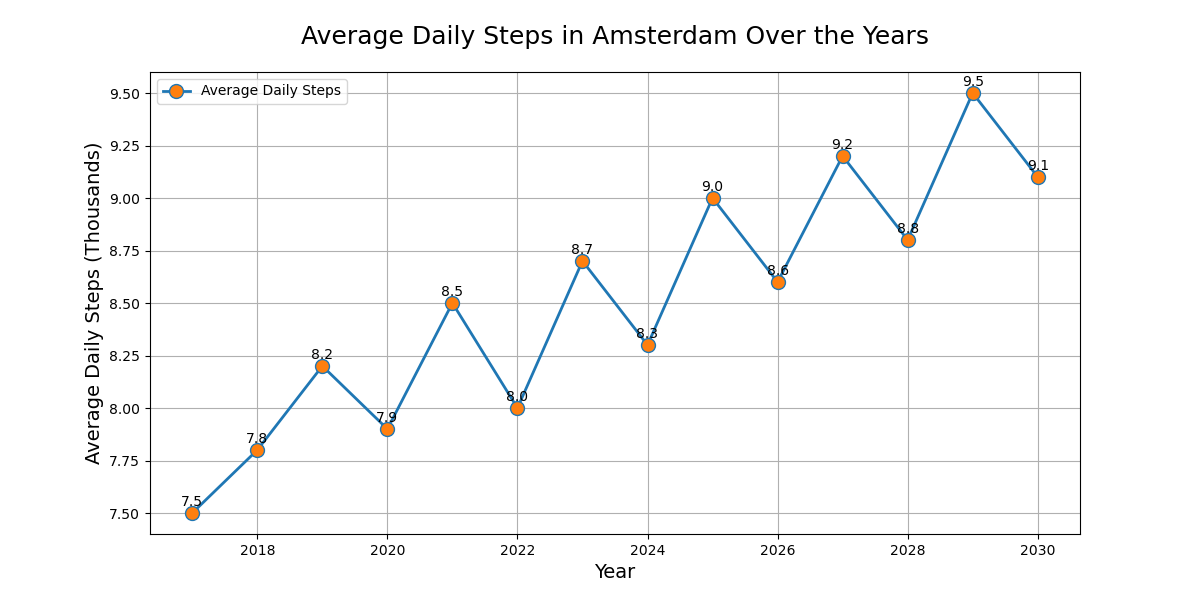

This figure's Python source:

import matplotlib.pyplot as plt

# Given data
data = [
    {'Year': 2017, 'Average Daily Steps (Thousands)': 7.5, 'City': 'Amsterdam'},
    {'Year': 2018, 'Average Daily Steps (Thousands)': 7.8, 'City': 'Amsterdam'},
    {'Year': 2019, 'Average Daily Steps (Thousands)': 8.2, 'City': 'Amsterdam'},
    {'Year': 2020, 'Average Daily Steps (Thousands)': 7.9, 'City': 'Amsterdam'},
    {'Year': 2021, 'Average Daily Steps (Thousands)': 8.5, 'City': 'Amsterdam'},
    {'Year': 2022, 'Average Daily Steps (Thousands)': 8.0, 'City': 'Amsterdam'},
    {'Year': 2023, 'Average Daily Steps (Thousands)': 8.7, 'City': 'Amsterdam'},
    {'Year': 2024, 'Average Daily Steps (Thousands)': 8.3, 'City': 'Amsterdam'},
    {'Year': 2025, 'Average Daily Steps (Thousands)': 9.0, 'City': 'Amsterdam'},
    {'Year': 2026, 'Average Daily Steps (Thousands)': 8.6, 'City': 'Amsterdam'},
    {'Year': 2027, 'Average Daily Steps (Thousands)': 9.2, 'City': 'Amsterdam'},
    {'Year': 2028, 'Average Daily Steps (Thousands)': 8.8, 'City': 'Amsterdam'},
    {'Year': 2029, 'Average Daily Steps (Thousands)': 9.5, 'City': 'Amsterdam'},
    {'Year': 2030, 'Average Daily Steps (Thousands)': 9.1, 'City': 'Amsterdam'}
]

# Extracting Years and Average Daily Steps from the data
years = [item['Year'] for item in data]
steps = [item['Average Daily Steps (Thousands)'] for item in data]

# Creating the plot
plt.figure(figsize=(12, 6)) # Adjust size as needed

# Plotting the data
plt.plot(years, steps, color='#1f77b4', linestyle='-', marker='o', 
         markerfacecolor='#ff7f0e', markersize=10, linewidth=2, 
         label='Average Daily Steps')

# Adding titles and labels
plt.title('Average Daily Steps in Amsterdam Over the Years', fontsize=18, pad=20)
plt.xlabel('Year', fontsize=14)
plt.ylabel('Average Daily Steps (Thousands)', fontsize=14)

# Adding grid
plt.grid(True)

# Adding legend
plt.legend(loc='upper left')

# Adding annotations
for i, txt in enumerate(steps):
    plt.annotate(txt, (years[i], steps[i]), textcoords="offset points", xytext=(0,5), ha='center')

# Displaying the plot
plt.show()
